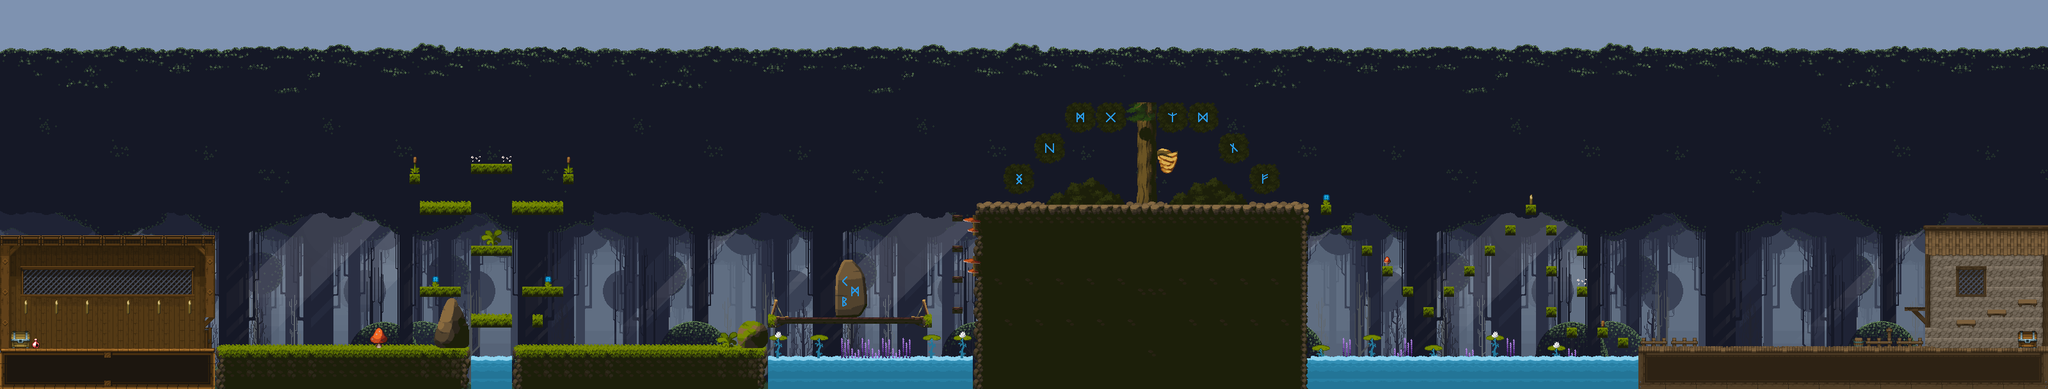

This is a level from a 2D game, rendered from its Tiled map with the project's own tilesets. A one-line summary and the map file follow, with tile-layer data summarised:
An orthogonal 200x38 tile map with 16x16 px tiles, 5 tile layers (Background, Platforms, Decorations, Decorations2, ...), 7 tilesets and 72 objects (Spawn).

<map version="1.10" tiledversion="1.10.2" orientation="orthogonal" renderorder="right-down" width="200" height="38" tilewidth="16" tileheight="16" infinite="0" nextlayerid="11" nextobjectid="117">
 <editorsettings>
  <export format="json" />
 </editorsettings>
 <tileset firstgid="1" name="tile7" tilewidth="16" tileheight="16" tilecount="2842" columns="58">
  <image source="tile7.png" width="928" height="793" />
 </tileset>
 <tileset firstgid="2843" name="tile1" tilewidth="16" tileheight="16" tilecount="525" columns="21">
  <image source="tile1.png" width="336" height="400" />
 </tileset>
 <tileset firstgid="3368" name="tile2" tilewidth="16" tileheight="16" tilecount="625" columns="25">
  <image source="tile2.png" width="400" height="400" />
 </tileset>
 <tileset firstgid="3993" name="tile3" tilewidth="16" tileheight="16" tilecount="625" columns="25">
  <image source="tile3.png" width="400" height="400" />
 </tileset>
 <tileset firstgid="4618" name="tile4" tilewidth="16" tileheight="16" tilecount="625" columns="25">
  <image source="tile4.png" width="400" height="400" />
 </tileset>
 <tileset firstgid="5243" name="tile5" tilewidth="16" tileheight="16" tilecount="625" columns="25">
  <image source="tile5.png" width="400" height="400" />
 </tileset>
 <tileset firstgid="5868" name="tile6" tilewidth="16" tileheight="16" tilecount="378" columns="18">
  <image source="tile6.png" width="288" height="336" />
 </tileset>
 <layer id="1" name="Background" width="200" height="38">
  <data>[7600 cells, 7600 non-empty, 2177 distinct tile ids]</data>
 </layer>
 <layer id="2" name="Platforms" width="200" height="38">
  <data>[7600 cells, 1361 non-empty, 141 distinct tile ids]</data>
 </layer>
 <layer id="4" name="Decorations" width="200" height="38">
  <data>[7600 cells, 227 non-empty, 88 distinct tile ids]</data>
 </layer>
 <layer id="5" name="Decorations2" width="200" height="38">
  <data>[7600 cells, 225 non-empty, 111 distinct tile ids]</data>
 </layer>
 <layer id="3" name="Water" width="200" height="38">
  <data>[7600 cells, 168 non-empty, 8 distinct tile ids]</data>
 </layer>
 <objectgroup id="8" name="Spawn" offsetx="80" offsety="0">
  <object id="43" name="Spawn" x="79.3333" y="510.667" width="16" height="16" />
 </objectgroup>
 <objectgroup id="9" name="Coins" class="Collectibles" offsetx="240" offsety="-16">
  <object id="44" x="448" y="448" width="16" height="16" />
  <object id="45" x="592" y="448" width="16" height="16" />
  <object id="46" x="544" y="384" width="16" height="16" />
  <object id="47" x="432" y="320" width="16" height="16" />
  <object id="48" x="464" y="320" width="16" height="16" />
  <object id="49" x="576" y="320" width="16" height="16" />
  <object id="50" x="608" y="320" width="16" height="16" />
  <object id="51" x="528" y="256" width="16" height="16" />
  <object id="52" x="512" y="256" width="16" height="16" />
  <object id="53" x="512" y="496" width="16" height="16" />
  <object id="54" x="528" y="496" width="16" height="16" />
  <object id="55" x="496" y="384" width="16" height="16" />
  <object id="56" x="672" y="528" width="16" height="16" />
  <object id="57" x="688" y="544" width="16" height="16" />
  <object id="58" x="704" y="528" width="16" height="16" />
  <object id="59" x="720" y="544" width="16" height="16" />
  <object id="60" x="736" y="528" width="16" height="16" />
  <object id="61" x="752" y="544" width="16" height="16" />
  <object id="62" x="768" y="528" width="16" height="16" />
  <object id="63" x="784" y="544" width="16" height="16" />
  <object id="64" x="992" y="496" width="16" height="16" />
  <object id="65" x="1008" y="480" width="16" height="16" />
  <object id="66" x="1024" y="496" width="16" height="16" />
  <object id="67" x="1040" y="480" width="16" height="16" />
  <object id="68" x="1120" y="480" width="16" height="16" />
  <object id="69" x="1136" y="496" width="16" height="16" />
  <object id="70" x="1152" y="480" width="16" height="16" />
  <object id="71" x="1168" y="496" width="16" height="16" />
  <object id="72" x="976" y="480" width="16" height="16" />
  <object id="73" x="1184" y="480" width="16" height="16" />
  <object id="75" x="1248" y="480" width="16" height="16" />
  <object id="76" x="1248" y="432" width="16" height="16" />
  <object id="77" x="1248" y="384" width="16" height="16" />
  <object id="78" x="1248" y="336" width="16" height="16" />
  <object id="79" x="1344" y="256" width="16" height="16" />
  <object id="80" x="1392" y="208" width="16" height="16" />
  <object id="81" x="1440" y="160" width="16" height="16" />
  <object id="82" x="1488" y="160" width="16" height="16" />
  <object id="83" x="1536" y="160" width="16" height="16" />
  <object id="84" x="1584" y="160" width="16" height="16" />
  <object id="85" x="1632" y="160" width="16" height="16" />
  <object id="86" x="1680" y="208" width="16" height="16" />
  <object id="87" x="1728" y="256" width="16" height="16" />
  <object id="88" x="1824" y="320" width="16" height="16" />
  <object id="89" x="1856" y="352" width="16" height="16" />
  <object id="90" x="1888" y="384" width="16" height="16" />
  <object id="91" x="1920" y="416" width="16" height="16" />
  <object id="92" x="1952" y="448" width="16" height="16" />
  <object id="93" x="1984" y="480" width="16" height="16" />
  <object id="94" x="2016" y="448" width="16" height="16" />
  <object id="95" x="2048" y="416" width="16" height="16" />
  <object id="96" x="2080" y="384" width="16" height="16" />
  <object id="97" x="2112" y="352" width="16" height="16" />
  <object id="98" x="2144" y="320" width="16" height="16" />
  <object id="99" x="2176" y="352" width="16" height="16" />
  <object id="100" x="2224" y="384" width="16" height="16" />
  <object id="101" x="2176" y="416" width="16" height="16" />
  <object id="102" x="2224" y="448" width="16" height="16" />
  <object id="103" x="2176" y="480" width="16" height="16" />
  <object id="104" x="2208" y="512" width="16" height="16" />
  <object id="105" x="2256" y="512" width="16" height="16" />
  <object id="106" x="2288" y="528" width="16" height="16" />
  <object id="107" x="2736" y="480" width="16" height="16" />
  <object id="108" x="2833.33" y="496.667" width="16" height="16" />
  <object id="110" x="2880" y="480" width="16" height="16" />
  <object id="111" x="2928" y="464" width="16" height="16" />
  <object id="112" x="2432" y="528" width="16" height="16" />
  <object id="113" x="2480" y="528" width="16" height="16" />
  <object id="114" x="2528" y="528" width="16" height="16" />
  <object id="115" x="2576" y="528" width="16" height="16" />
  <object id="116" x="2624" y="528" width="16" height="16" />
 </objectgroup>
</map>
